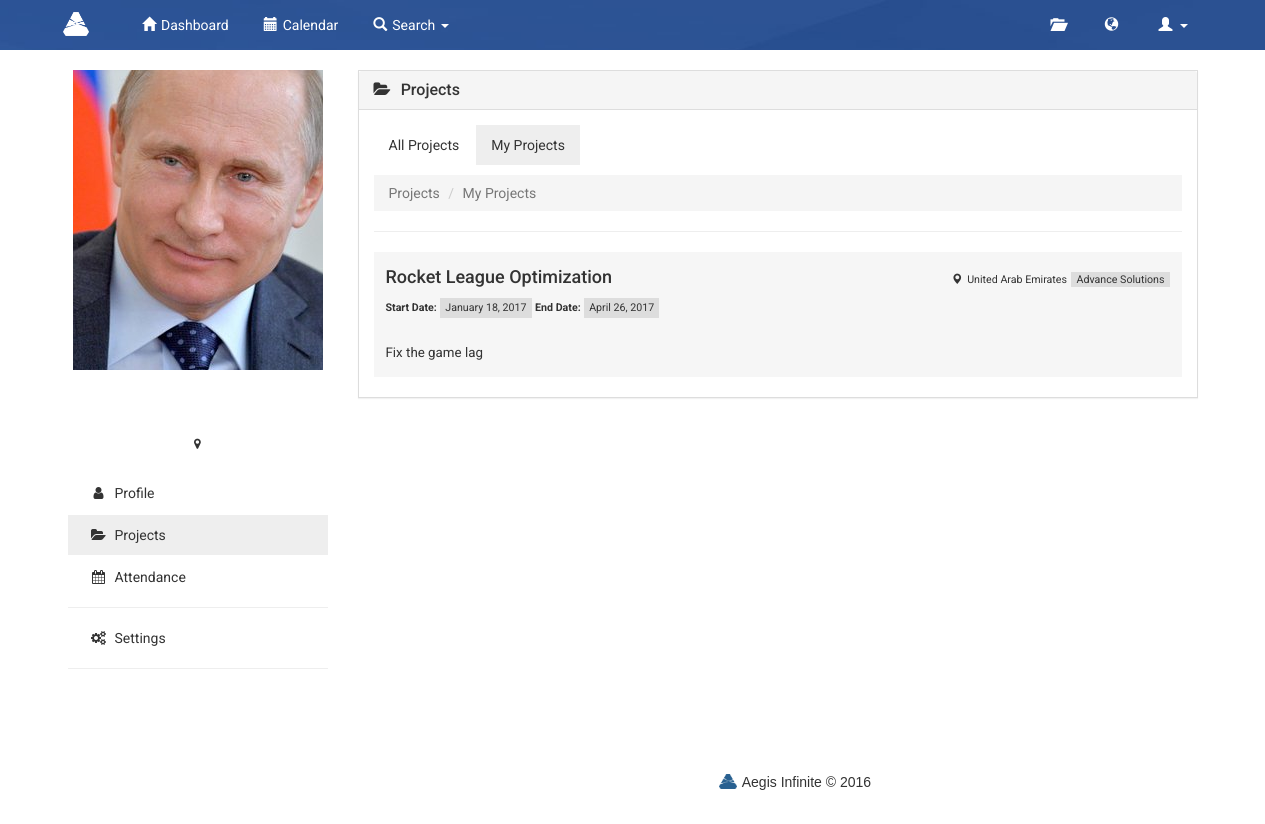
/index.php/employee/my_projects, run on an earlier commit of the app's database.
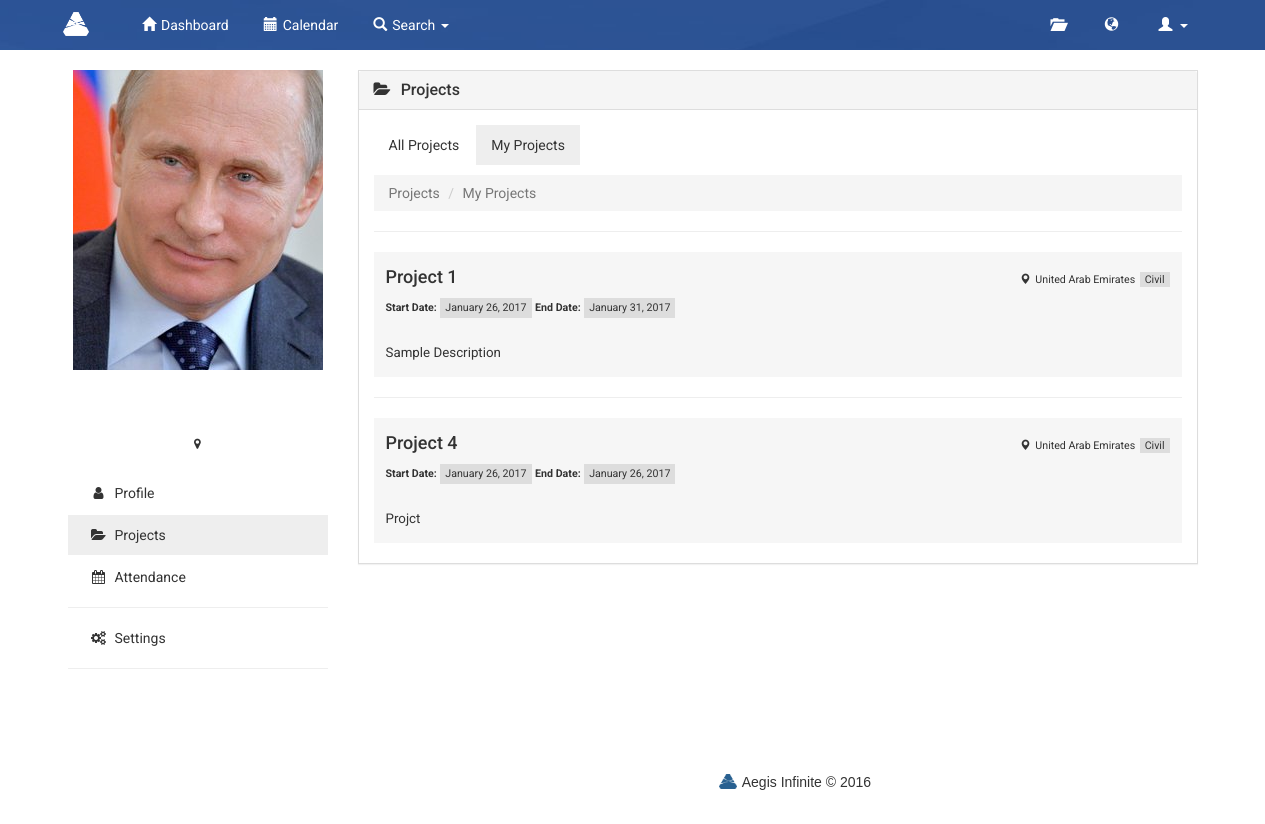
And on a later commit of the database.
### tables this page shows
CREATE TABLE `projects` (
  `projectID` int(11) NOT NULL,
  `title` varchar(50) NOT NULL,
  `description` varchar(255) NOT NULL,
  `startDate` date DEFAULT NULL,
  `endDate` date DEFAULT NULL,
  `projectType` varchar(255) NOT NULL,
  `projLocation` varchar(255) NOT NULL,
  `skillsRequired` varchar(50) NOT NULL
);

### application/controllers/employee.php (called while the page is built, shortened)
<?php
class employee extends CI_Controller {
    function __construct() {
        $this->load->helper(array('url', 'form'));
        $this->load->library(array('form_validation', 'session'));
        $this->load->database();
        $this->load->model('emp_model');
    }
    function my_projects() {
        $username = $this->session->userdata('username');
        $data['username'] = $username;
        $data['email'] = $this->session->userdata('email');
        $data['fname'] = $this->session->userdata('fname');
        $data['lname'] = $this->session->userdata('lname');
        $data['role'] = $this->session->userdata('role');
        $data['sector'] = $this->session->userdata('sector');
        $data['location'] = $this->session->userdata('location');
        $data['results'] = $this->emp_model->my_project($username);
        $data['project'] = $this->emp_model->all_project($username);
        $data['skills'] = $this->emp_model->project_skills();
        $this->load->view('my_projects', $data);
    }
}

### index.php (called while the page is built, shortened)
<?php
require_once BASEPATH.'core/CodeIgniter.php';

### application/models/emp_model.php (called while the page is built, shortened)
<?php
class emp_model extends CI_Model {
    function my_project($username) {
        $this->db->select('*');
        $this->db->from('projects p');
        $this->db->join('projectemp e', 'e.projectID = p.projectID', 'left');
        $this->db->join('users u', 'u.username = e.username', 'left');
        $this->db->where('e.username', $username);
        $query = $this->db->get();
        $result = $query->result_array();
        if ($query->num_rows() != 0) {
            return $result;
        } else {
            return $result;
        }
    }
    function all_project($username) {
        $this->db->select('*');
        $this->db->from('projectskillslist ps');
        $this->db->join('projects p', 'p.projectID = ps.projectID', 'left');
        $this->db->join('empskillslist s', 's.skillsID = ps.skillsID', 'left');
        $this->db->where('`ps.skillsID` IN (SELECT `skillsID` FROM `empwithskills` WHERE empID="' . $username . '")');
        $this->db->order_by('ps.projectID', 'asc');
        $this->db->group_by('ps.projectID');
        $query = $this->db->get();
        $result = $query->result_array();
        if ($query->num_rows() > 1) {
            return $result;
        } else {
            return false;
        }
    }
    function project_skills() {
        $this->db->select('*');
        $this->db->from('projectskillslist ps');
        $this->db->join('projects p', 'p.projectID = ps.projectID', 'left');
        $this->db->join('empskillslist s', 's.skillsID = ps.skillsID');
        $this->db->group_by('ps.projectID');
        $query = $this->db->get();
        $result = $query->result_array();
        if ($query->num_rows() > 1) {
            return $result;
        } else {
            return false;
        }
    }
}
?>

### application/views/my_projects.php (the view, shortened to what the changed rows need)
<!DOCTYPE html>
<html lang="en">
    <head>
        <link href="https://maxcdn.bootstrapcdn.com/bootstrap/3.3.7/css/bootstrap.min.css" rel="stylesheet">
        <link href="https://maxcdn.bootstrapcdn.com/font-awesome/4.4.0/css/font-awesome.min.css" rel="stylesheet">
        <link href="<?php echo base_url(); ?>css/navbar.css" rel="stylesheet">
        <link href="<?php echo base_url(); ?>css/admin.css" rel="stylesheet">
        <link href="<?php echo base_url(); ?>css/profile.css" rel="stylesheet">
        <link href="<?php echo base_url(); ?>css/footer.css" rel="stylesheet">
    </head>
    <body>
        <div class="profile container">
            <div class="row">
                <div class="col-md-3">
                    <div class="row">
                        <div class="profile">
                            <div class="name">
                                <h2><?php echo $fname . ' ' . $lname; ?><br/><small><?php echo $role; ?></small></h2>
                            </div>
                        </div>
                    </div>
                </div>
                <div class="profile-content col-md-9">
                    <div class="col-md-12">
                        <div class="panel panel-default">
                            <div class="panel-body">
                                <ul class="nav nav-pills">
                                    <li role="presentation"><a href="<?php echo base_url(); ?>employee/projects">All Projects</a></li>
                                    <li role="presentation" class="active"><a href="<?php echo base_url(); ?>employee/my_projects">My Projects</a></li>
                                </ul>
                                <ol class="breadcrumb" style="margin-top: 10px;">
                                    <li><a href="<?php echo base_url(); ?>employee/projects">Projects</a></li>
                                    <li class="active">My Projects</li>
                                </ol>
                                <?php foreach ($results as $data) { ?>
                                    <hr>
                                    <div class="proj">
                                        <h4> <?php echo $data['title']; ?>
                                            <div class="pull-right">
                                                <label class="location"><span class="glyphicon glyphicon-map-marker"></span><?php echo $data['projLocation'] ?></label>
                                                <label class="date"><?php echo $data['projectType'] ?></label>
                                            </div>
                                        </h4>
                                        <label class="date-title">Start Date:</label>
                                        <label class="date">
                                            <?php
                                            $sDate = $data['startDate'];
                                            $startDate = date("F j, Y", strtotime($sDate));
                                            echo $startDate;
                                            ?>
                                        </label>
                                        <label class="date-title">End Date:</label>
                                        <label class="date">
                                            <?php
                                            $eDate = $data['endDate'];
                                            $endDate = date("F j, Y", strtotime($eDate));
                                            echo $endDate;
                                            ?>
                                        </label>
                                        <br><br>
                                        <p class="desc"><?php echo $data['description']; ?> </p>
                                    </div>
                                <?php } ?>
                            </div>
                        </div>
                    </div>
                </div>
            </div>
    </body>
</html>

What changed in the data, as far as the page shows it:
changed projects: title "Rocket League Optimization" → "Project 1"; projectType "Advance Solutions" → "Civil"; startDate "January 18, 2017" → "January 26, 2017"; endDate "April 26, 2017" → "January 31, 2017"; description "Fix the game lag" → "Sample Description"
added projects: title "Project 4", projLocation "United Arab Emirates", projectType "Civil", startDate "January 26, 2017", endDate "January 26, 2017", description "Projct"
